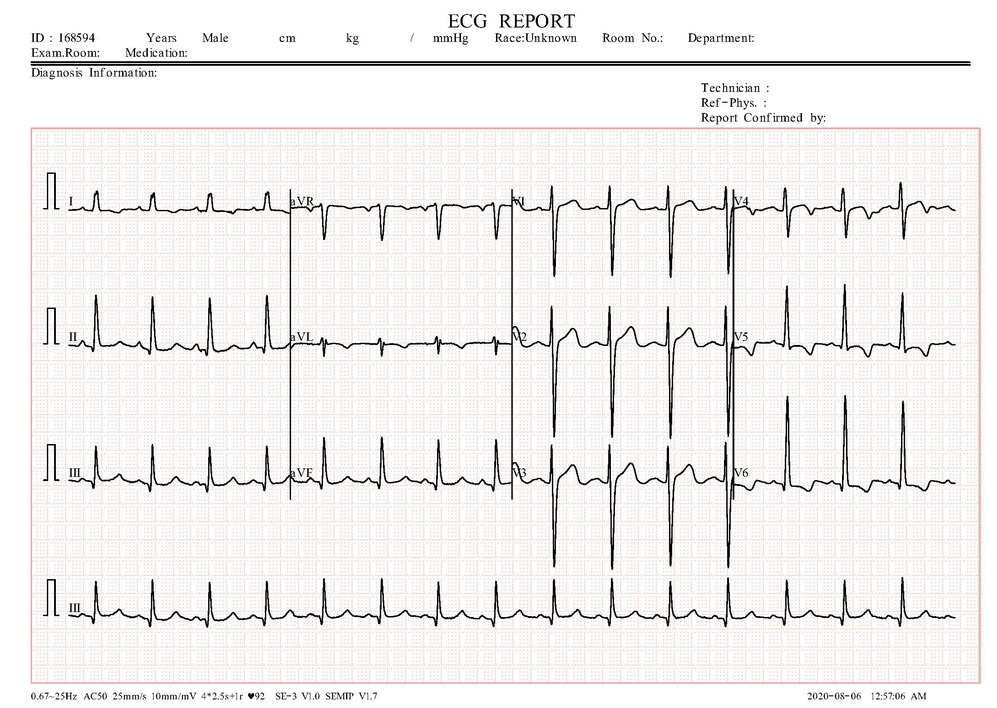
#> input picture Test1.jpg, 997 x 708 px, shrunk from 2213 x 1572 before the run
$ python -i preprocessing.py   (imports and definitions only)
#> lines starting #> are read from the running program, lines starting #| are printed output that depends on the picture; after the words box and inside, x2 and y2 are one past the last pixel; in counts of white or black regions, pixels touching at a corner belong together
import cv2
import numpy as np
import os

def preprocess_ecg(image_path, output_folder="temp/processed"):

#> called with image_path = '../Test1.jpg', output_folder = 'temp/processed'
    os.makedirs(output_folder, exist_ok=True)

    img = cv2.imread(image_path)
#> img is the input picture: shape (708, 997, 3); mean B, G, R 238.2, 238.7, 240.5
    if img is None:
        raise ValueError("Image not found")

    hsv = cv2.cvtColor(img, cv2.COLOR_BGR2HSV)
#> hsv: shape (708, 997, 3); mean H, S, V 51.1, 4.6, 240.7

    lower_red1 = np.array([0, 20, 50])
    upper_red1 = np.array([15, 255, 255])
    lower_red2 = np.array([160, 20, 50])
    upper_red2 = np.array([180, 255, 255])

    mask1 = cv2.inRange(hsv, lower_red1, upper_red1)
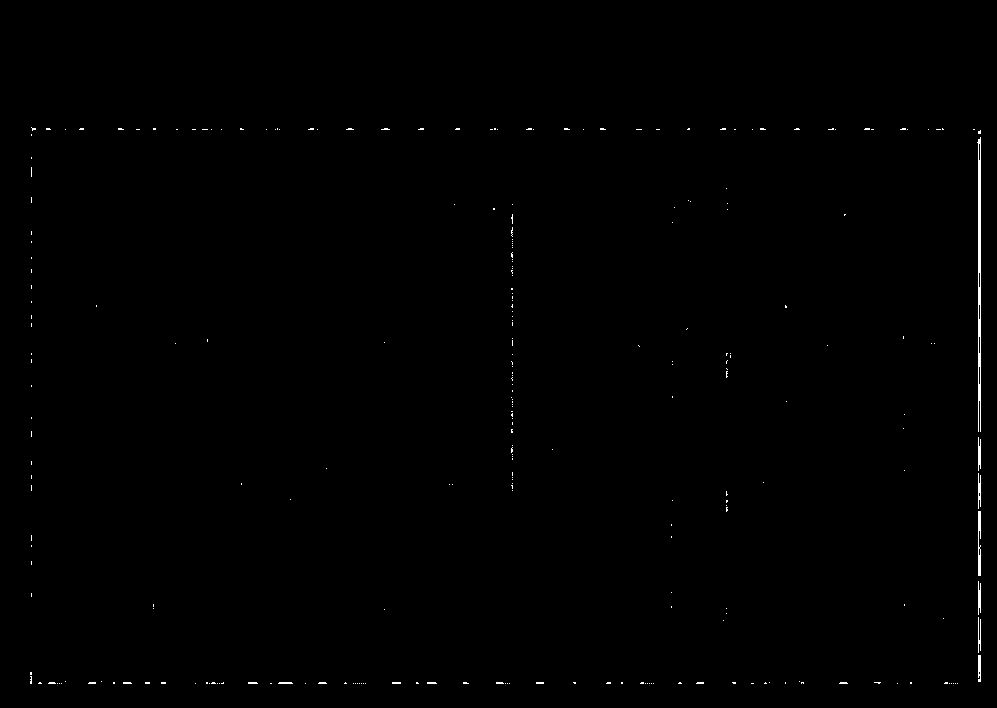
#> mask1: shape (708, 997); 0.33% white in thin lines or dots, all inside (x1, y1, x2, y2) = (30, 127, 981, 684)
    mask2 = cv2.inRange(hsv, lower_red2, upper_red2)
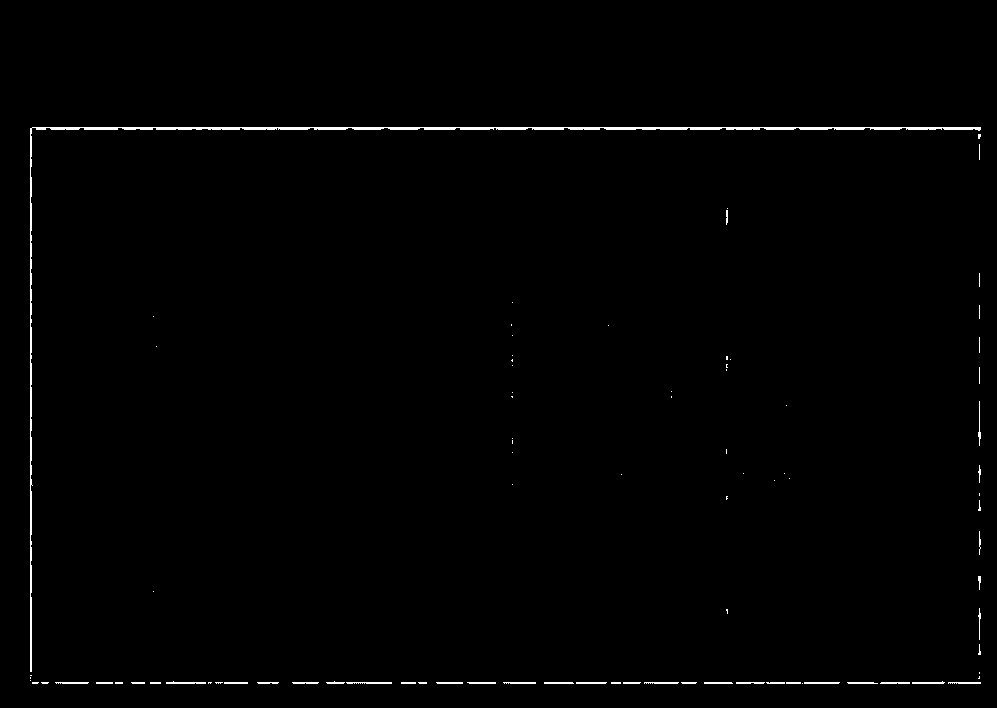
#> mask2: shape (708, 997); 0.78% white in thin lines or dots, all inside (x1, y1, x2, y2) = (30, 127, 981, 684)
    red_mask = cv2.add(mask1, mask2)
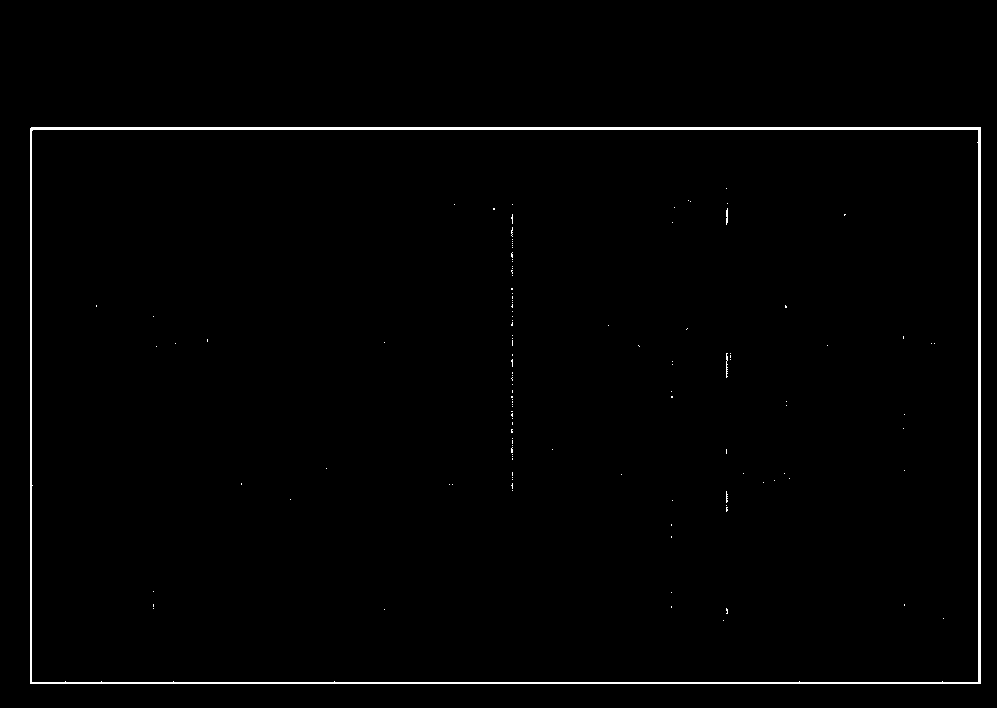
#> red_mask: shape (708, 997); 1.1% white; 124 white regions (121 under 20 px), largest, box (x1, y1, x2, y2) and area: (30, 127, 981, 684) 7523, (726, 353, 728, 378) 36, (726, 208, 728, 225) 29

    img[red_mask > 0] = (255, 255, 255)
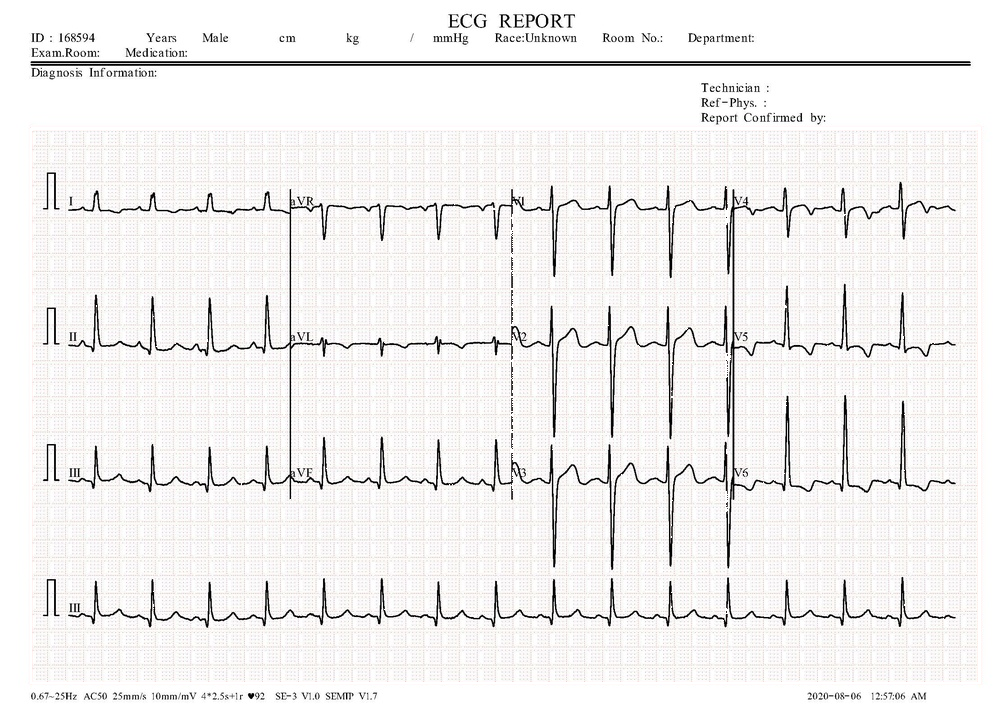
#> img: shape (708, 997, 3); 1.12% of pixels changed, all inside (x1, y1, x2, y2) = (30, 127, 981, 684)

    gray = cv2.cvtColor(img, cv2.COLOR_BGR2GRAY)

    _, thresh = cv2.threshold(gray, 200, 255, cv2.THRESH_BINARY_INV)
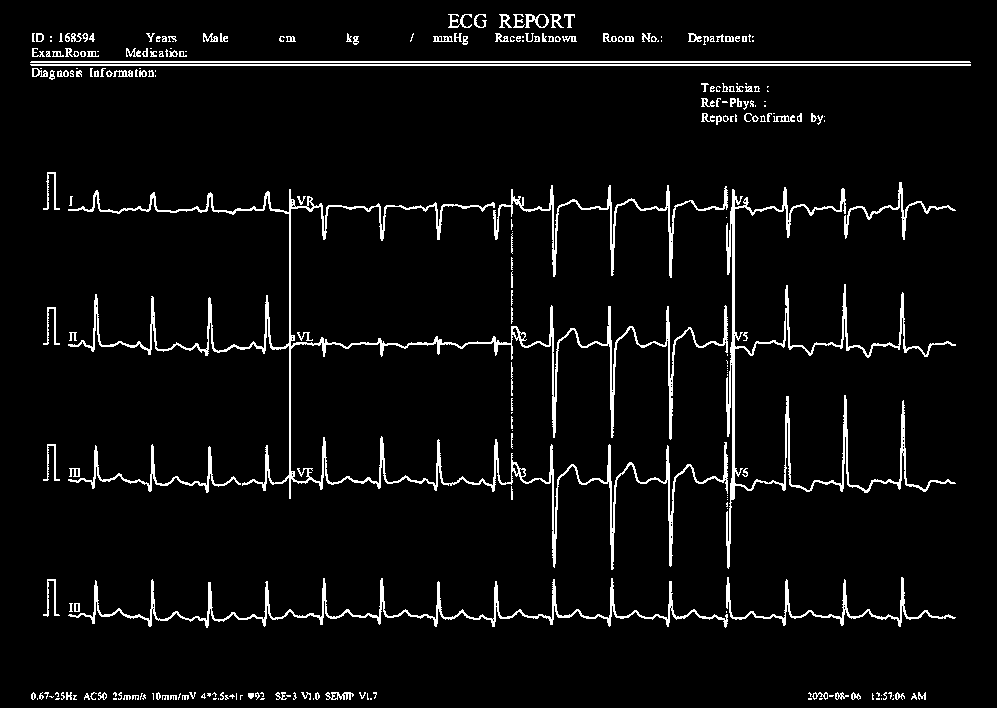
#> thresh: shape (708, 997); 4.8% white in thin lines or dots

    kernel = np.ones((2, 2), np.uint8)
    cleaned = cv2.morphologyEx(thresh, cv2.MORPH_OPEN, kernel)
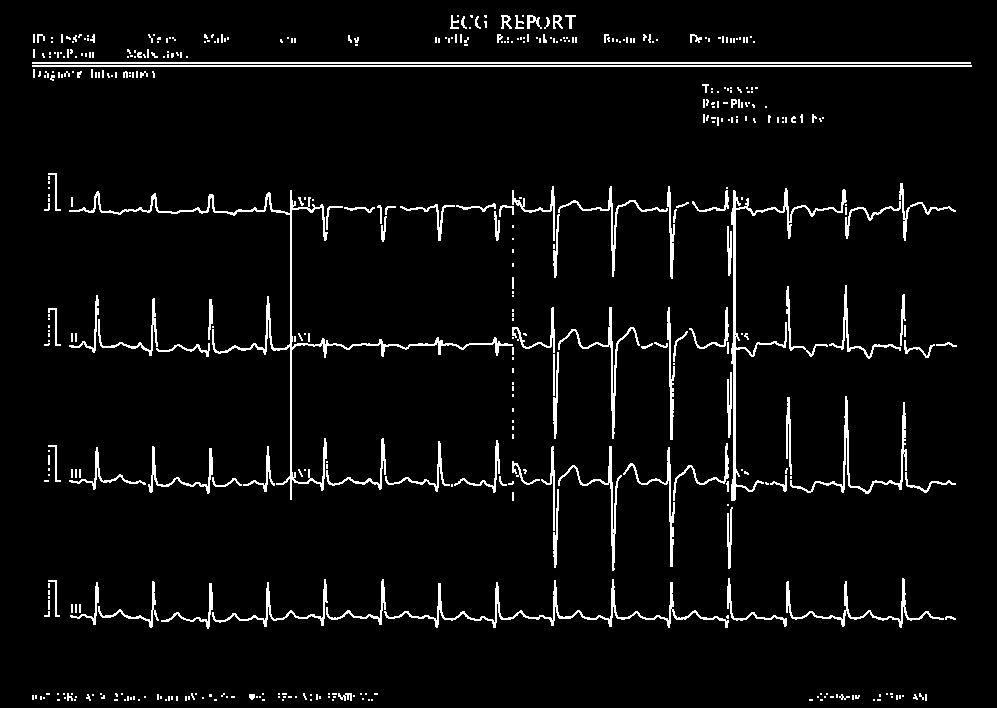
#> cleaned: shape (708, 997); 4.4% white in thin lines or dots

    output_path = os.path.join(output_folder, "processed.jpg")
    cv2.imwrite(output_path, cleaned)

    return output_path

>>> result = preprocess_ecg('../Test1.jpg')
